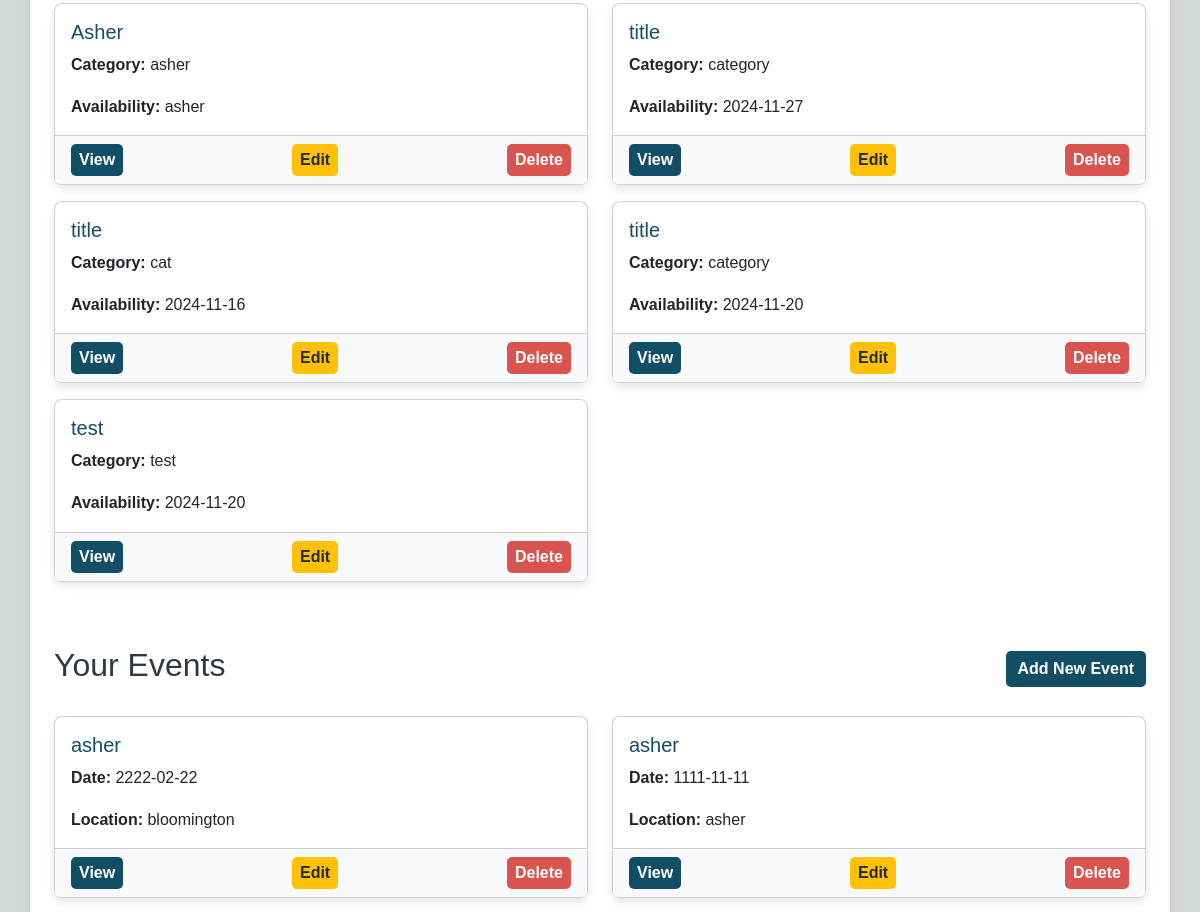
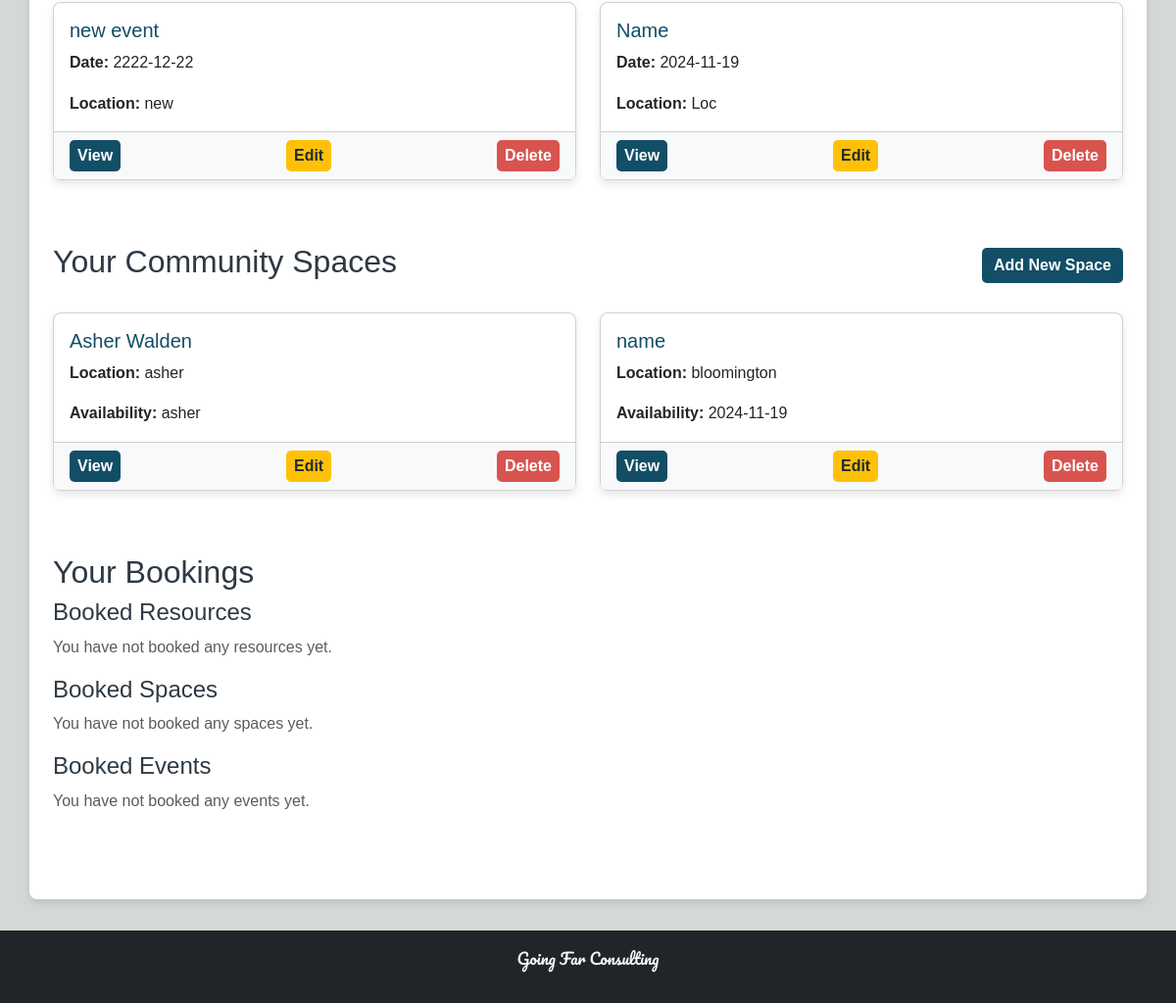
/profile (signed in, lower part), run on an earlier commit of the app's database (2 pictures, top to bottom).
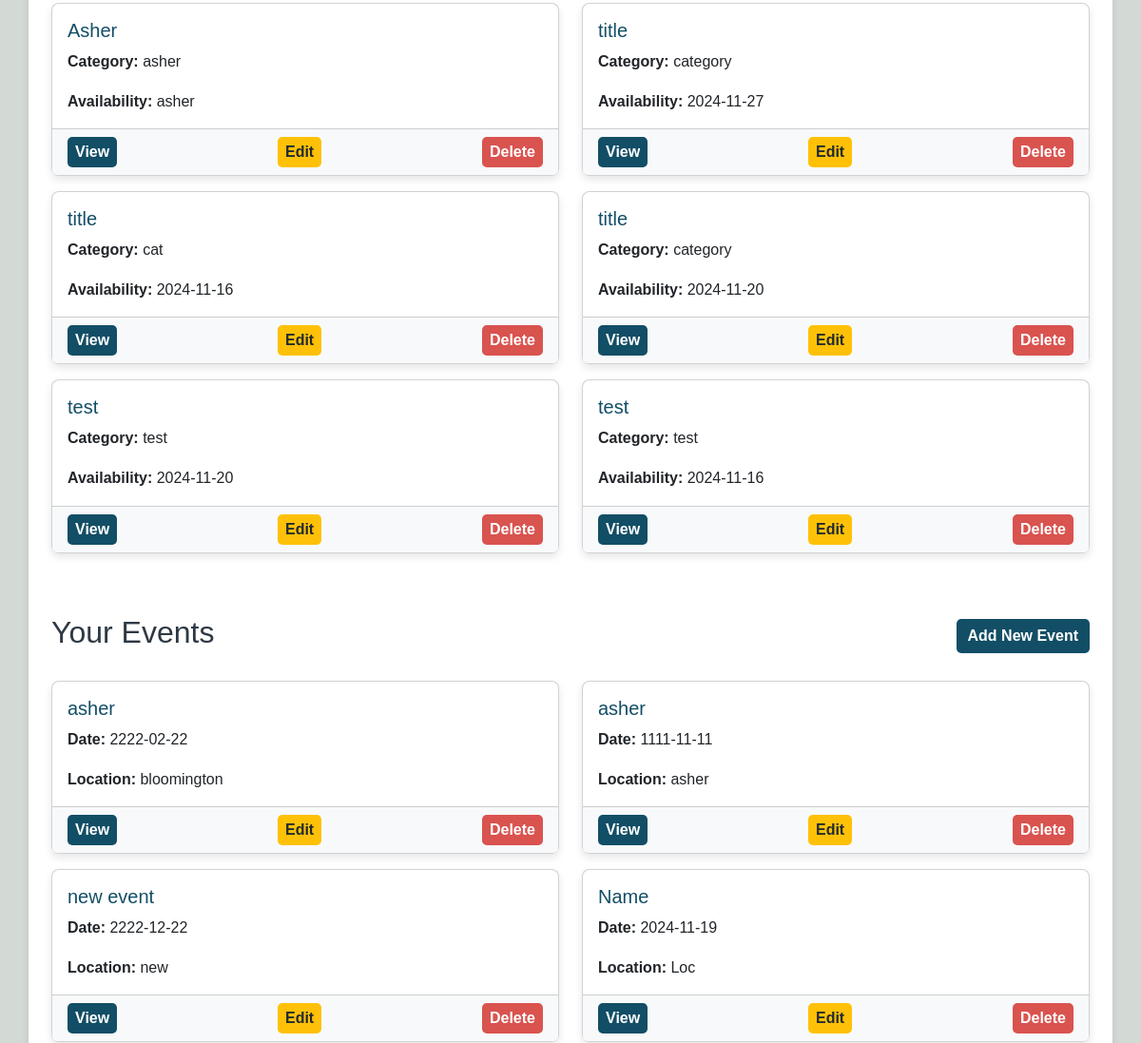
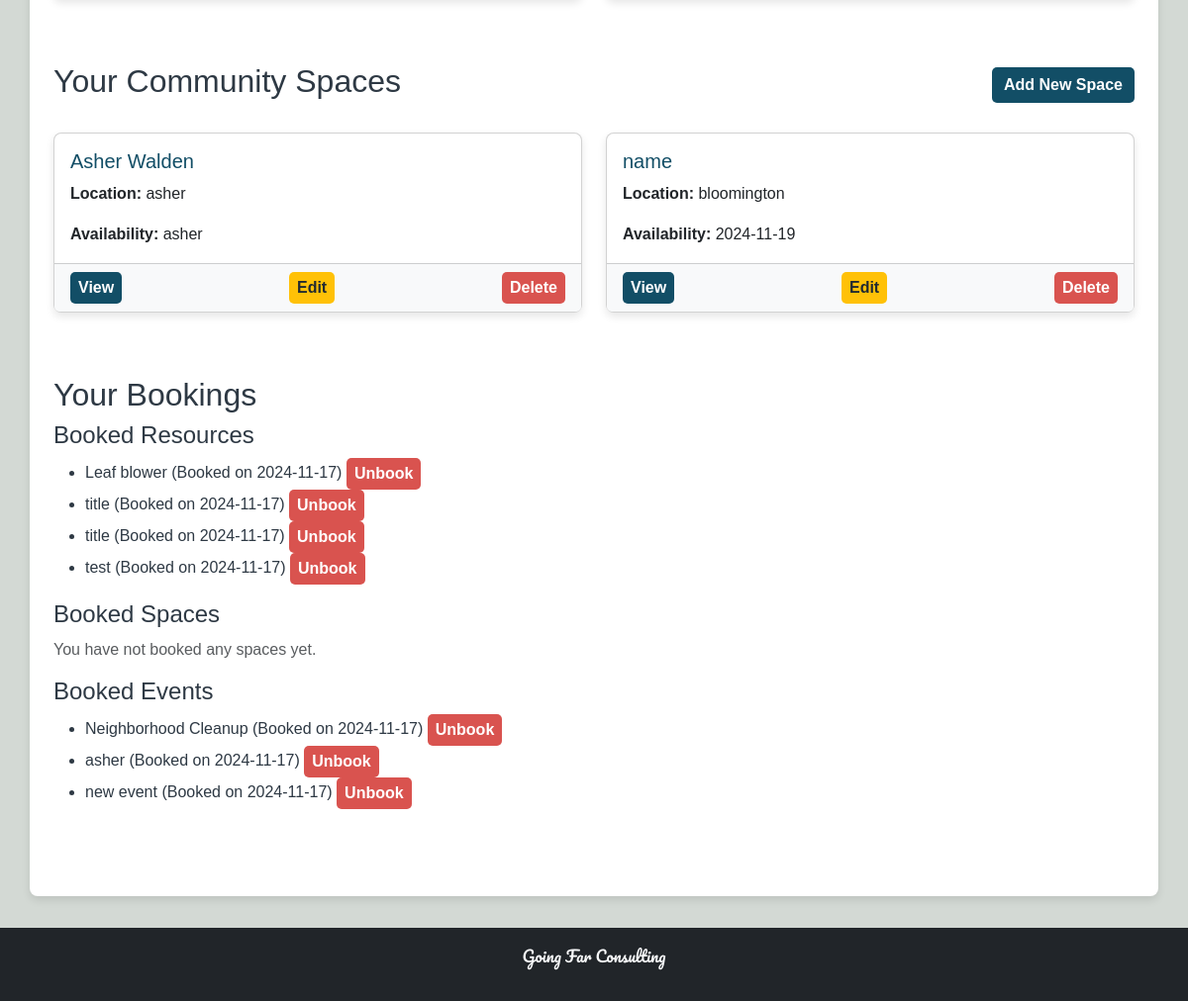
And on a later commit of the database (2 pictures, top to bottom).
### tables this page shows
CREATE TABLE resources (
            resource_id INTEGER PRIMARY KEY AUTOINCREMENT,
            user_id INTEGER NOT NULL,
            title TEXT NOT NULL,
            description TEXT,
            images TEXT,
            category TEXT,
            availability TEXT,
            date_posted TEXT NOT NULL,
            FOREIGN KEY (user_id) REFERENCES users (id) ON DELETE CASCADE
        );

CREATE TABLE events (
            event_id INTEGER PRIMARY KEY AUTOINCREMENT,
            name TEXT NOT NULL,
            description TEXT,
            date TEXT NOT NULL,
            location TEXT NOT NULL,
            hosted_by INTEGER NOT NULL,
            FOREIGN KEY (hosted_by) REFERENCES users (id) ON DELETE CASCADE
        );

CREATE TABLE spaces (
            space_id INTEGER PRIMARY KEY AUTOINCREMENT,
            name TEXT NOT NULL,
            description TEXT,
            location TEXT,
            availability TEXT,
            created_by INTEGER NOT NULL,
            FOREIGN KEY (created_by) REFERENCES users (id) ON DELETE CASCADE
        );

CREATE TABLE resource_bookings (
            booking_id INTEGER PRIMARY KEY AUTOINCREMENT,
            user_id INTEGER NOT NULL,
            resource_id INTEGER NOT NULL,
            booking_date TEXT NOT NULL,
            FOREIGN KEY (user_id) REFERENCES users (id) ON DELETE CASCADE,
            FOREIGN KEY (resource_id) REFERENCES resources (resource_id) ON DELETE CASCADE
        );

CREATE TABLE event_bookings (
            booking_id INTEGER PRIMARY KEY AUTOINCREMENT,
            user_id INTEGER NOT NULL,
            event_id INTEGER NOT NULL,
            booking_date TEXT NOT NULL,
            FOREIGN KEY (user_id) REFERENCES users (id) ON DELETE CASCADE,
            FOREIGN KEY (event_id) REFERENCES events (event_id) ON DELETE CASCADE
        );

### app.py (the view)
@app.route('/profile')
def profile():
    user_id = session.get('user_id')
    if user_id is None:
        flash('Please log in to access your profile', 'error')
        return redirect(url_for('login'))
    user = get_user_by_id(user_id)
    if not user:
        flash('User not found', 'error')
        return redirect(url_for('login'))
    resources = get_resources_by_user(user_id)
    events = get_events_by_user(user_id)
    spaces = get_spaces_by_user(user_id)
    resource_bookings = get_resource_bookings_by_user(user_id)
    space_bookings = get_space_bookings_by_user(user_id)
    event_bookings = get_event_bookings_by_user(user_id)
    return render_template(
        'profile.html',
        user=user,
        resources=resources,
        events=events,
        spaces=spaces,
        resource_bookings=resource_bookings,
        space_bookings=space_bookings,
        event_bookings=event_bookings
    )

### app.py (called while the page is built)
@app.before_request
def initialize_database():
    init_db()

@app.teardown_appcontext
def shutdown_session(exception=None):
    close_db()

### database.py (called while the page is built)
def get_db():
    if 'db' not in g:
        g.db = sqlite3.connect(DATABASE)
        g.db.row_factory = sqlite3.Row
    return g.db

def get_user_by_id(user_id):
    return get_db().execute(
        "SELECT * FROM users WHERE id = ?",
        (user_id,)
    ).fetchone()

def get_resources_by_user(user_id):
    return get_db().execute(
        "SELECT * FROM resources WHERE user_id = ?",
        (user_id,)
    ).fetchall()

def get_events_by_user(user_id):
    return get_db().execute(
        "SELECT * FROM events WHERE hosted_by = ?",
        (user_id,)
    ).fetchall()

def get_spaces_by_user(user_id):
    return get_db().execute(
        "SELECT * FROM spaces WHERE created_by = ?",
        (user_id,)
    ).fetchall()

def get_resource_bookings_by_user(user_id):
    return get_db().execute(
        "SELECT rb.*, r.title FROM resource_bookings rb JOIN resources r ON rb.resource_id = r.resource_id WHERE rb.user_id = ?",
        (user_id,)
    ).fetchall()

def get_space_bookings_by_user(user_id):
    return get_db().execute(
        "SELECT sb.*, s.name FROM space_bookings sb JOIN spaces s ON sb.space_id = s.space_id WHERE sb.user_id = ?",
        (user_id,)
    ).fetchall()

def get_event_bookings_by_user(user_id):
    return get_db().execute(
        "SELECT eb.*, e.name FROM event_bookings eb JOIN events e ON eb.event_id = e.event_id WHERE eb.user_id = ?",
        (user_id,)
    ).fetchall()

### templates/profile.html (shortened to what this page needs)
{% extends "base.html" %}
{% block content %}
<div class="container mt-4">
    <div class="row">
        <div class="col-md-12 mb-5">
            {% if resources %}
                <div class="row">
                    {% for resource in resources %}
                        <div class="col-md-6 mb-3">
                            <div class="card h-100">
                                <div class="card-body">
                                    <h5 class="card-title">{{ resource.title }}</h5>
                                    <p class="card-text"><strong>Category:</strong> {{ resource.category }}</p>
                                    <p class="card-text"><strong>Availability:</strong> {{ resource.availability }}</p>
                                </div>
                                <div class="card-footer d-flex justify-content-between">
                                    <a href="{{ url_for('view_resource', id=resource.resource_id) }}" class="btn btn-info btn-sm">View</a>
                                    <a href="{{ url_for('edit_resource', id=resource.resource_id) }}" class="btn btn-warning btn-sm">Edit</a>
                                    <form action="{{ url_for('delete_resource_route', id=resource.resource_id) }}" method="POST" class="d-inline">
                                        <button type="submit" class="btn btn-danger btn-sm" onclick="return confirm('Are you sure you want to delete this resource?');">Delete</button>
                                    </form>
                                </div>
                            </div>
                        </div>
                    {% endfor %}
                </div>
            {% else %}
                <p class="text-muted">You have not added any resources yet.</p>
            {% endif %}
        </div>
        <div class="col-md-12 mb-5">
            <div class="d-flex justify-content-between align-items-center mb-4">
                <h2>Your Events</h2>
                <a href="{{ url_for('new_event') }}" class="btn btn-primary">Add New Event</a>
            </div>
            {% if events %}
                <div class="row">
                    {% for event in events %}
                        <div class="col-md-6 mb-3">
                            <div class="card h-100">
                                <div class="card-body">
                                    <h5 class="card-title">{{ event.name }}</h5>
                                    <p class="card-text"><strong>Date:</strong> {{ event.date }}</p>
                                    <p class="card-text"><strong>Location:</strong> {{ event.location }}</p>
                                </div>
                                <div class="card-footer d-flex justify-content-between">
                                    <a href="{{ url_for('view_event', event_id=event.event_id) }}" class="btn btn-info btn-sm">View</a>
                                    <a href="{{ url_for('edit_event', event_id=event.event_id) }}" class="btn btn-warning btn-sm">Edit</a>
                                    <form action="{{ url_for('delete_event', event_id=event.event_id) }}" method="POST" class="d-inline">
                                        <button type="submit" class="btn btn-danger btn-sm" onclick="return confirm('Are you sure you want to delete this event?');">Delete</button>
                                    </form>
                                </div>
                            </div>
                        </div>
                    {% endfor %}
                </div>
            {% else %}
                <p class="text-muted">You have not organized any events yet.</p>
            {% endif %}
        </div>
        <div class="col-md-12 mb-5">
            <div class="d-flex justify-content-between align-items-center mb-4">
                <h2>Your Community Spaces</h2>
                <a href="{{ url_for('new_space') }}" class="btn btn-primary">Add New Space</a>
            </div>
            {% if spaces %}
                <div class="row">
                    {% for space in spaces %}
                        <div class="col-md-6 mb-3">
                            <div class="card h-100">
                                <div class="card-body">
                                    <h5 class="card-title">{{ space.name }}</h5>
                                    <p class="card-text"><strong>Location:</strong> {{ space.location }}</p>
                                    <p class="card-text"><strong>Availability:</strong> {{ space.availability }}</p>
                                </div>
                                <div class="card-footer d-flex justify-content-between">
                                    <a href="{{ url_for('view_space', space_id=space.space_id) }}" class="btn btn-info btn-sm">View</a>
                                    <a href="{{ url_for('edit_space', space_id=space.space_id) }}" class="btn btn-warning btn-sm">Edit</a>
                                    <form action="{{ url_for('delete_space', space_id=space.space_id) }}" method="POST" class="d-inline">
                                        <button type="submit" class="btn btn-danger btn-sm" onclick="return confirm('Are you sure you want to delete this space?');">Delete</button>
                                    </form>
                                </div>
                            </div>
                        </div>
                    {% endfor %}
                </div>
            {% else %}
                <p class="text-muted">You have not added any community spaces yet.</p>
            {% endif %}
        </div>
        <div class="col-md-12 mb-5">
            <h2>Your Bookings</h2>
            <h4>Booked Resources</h4>
            {% if resource_bookings %}
                <ul>
                    {% for booking in resource_bookings %}
                    <li>
                        {{ booking.title }} (Booked on {{ booking.booking_date }})
                        <form action="{{ url_for('unbook_resource', booking_id=booking.booking_id) }}" method="POST" class="d-inline">
                            <button type="submit" class="btn btn-danger btn-sm">Unbook</button>
                        </form>
                    </li>
                    {% endfor %}
                </ul>
            {% else %}
                <p class="text-muted">You have not booked any resources yet.</p>
            {% endif %}
            <h4>Booked Spaces</h4>
            {% if space_bookings %}
                <ul>
                    {% for booking in space_bookings %}
                    <li>
                        {{ booking.name }} (Booked on {{ booking.booking_date }})
                        <form action="{{ url_for('unbook_space', booking_id=booking.booking_id) }}" method="POST" class="d-inline">
                            <button type="submit" class="btn btn-danger btn-sm">Unbook</button>
                        </form>
                    </li>
                    {% endfor %}
                </ul>
            {% else %}
                <p class="text-muted">You have not booked any spaces yet.</p>
            {% endif %}
            <h4>Booked Events</h4>
            {% if event_bookings %}
                <ul>
                    {% for booking in event_bookings %}
                    <li>
                        {{ booking.name }} (Booked on {{ booking.booking_date }})
                        <form action="{{ url_for('unbook_event', booking_id=booking.booking_id) }}" method="POST" class="d-inline">
                            <button type="submit" class="btn btn-danger btn-sm">Unbook</button>
                        </form>
                    </li>
                    {% endfor %}
                </ul>
            {% else %}
                <p class="text-muted">You have not booked any events yet.</p>
            {% endif %}
        </div>
    </div>
</div>
{% endblock %}

### templates/base.html (shortened to what this page needs)
<!DOCTYPE html>
<html lang="en">
<head>
    <link rel="stylesheet" href="https://cdnjs.cloudflare.com/ajax/libs/bootstrap-datepicker/1.9.0/css/bootstrap-datepicker.min.css">
    <link href="https://cdn.jsdelivr.net/npm/bootstrap@5.3.0/dist/css/bootstrap.min.css" rel="stylesheet">
    <link rel="stylesheet" href="{{ url_for('static', filename='style.css') }}">
</head>
<body>
    <main class="container py-4">
        {% block content %}{% endblock %}
    </main>
    <footer class="bg-dark text-light text-center py-3 pacifico-regular">
        <p>Going Far Consulting</p>
    </footer>
</body>
</html>

### static/style.css (style rules this page uses)
* { margin: 0; padding: 0; box-sizing: border-box; }
body { font-family: Arial, sans-serif; line-height: 1.6; color: #2E3944; background-color: #D3D9D4; }
.pacifico-regular { font-family: "Pacifico", cursive; font-weight: 400; font-style: normal; }
main { max-width: 800px; margin: 2em auto; padding: 1em; background-color: #FFFFFF; border-radius: 8px; box-shadow: 0 4px 8px rgba(0, 0, 0, 0.1); color: #2E3944; }
footer { background-color: #212A31; color: #D3D9D4; padding: 1em 0; }
.card { border-radius: 8px; box-shadow: 0 4px 8px rgba(0, 0, 0, 0.1); }
.card-title { color: #124E66; }
.card-footer { background-color: #f8f9fa; }
button, .btn { font-size: 16px; font-weight: bold; border: none; border-radius: 5px; transition: background-color 0.3s ease, color 0.3s ease; }
.btn-primary, .btn-info { background-color: #124E66; color: #FFFFFF; }
.btn-warning { background-color: #FFC107; color: #212A31; }
.btn-danger { background-color: #d9534f; color: #FFFFFF; }
.row + .row { margin-top: 2rem; }

What changed in the data, as far as the page shows it:
added resources: title "test", category "test", availability "2024-11-16"
added resource_bookings: title "Leaf blower", booking_date "2024-11-17"
added resource_bookings: title "title", booking_date "2024-11-17"
added resource_bookings: title "title", booking_date "2024-11-17"
added resource_bookings: title "test", booking_date "2024-11-17"
added event_bookings: name "Neighborhood Cleanup", booking_date "2024-11-17"
added event_bookings: name "asher", booking_date "2024-11-17"
added event_bookings: name "new event", booking_date "2024-11-17"
Also different on the page:
text no longer shown: "You have not booked any resources yet. You have not booked any events yet."
